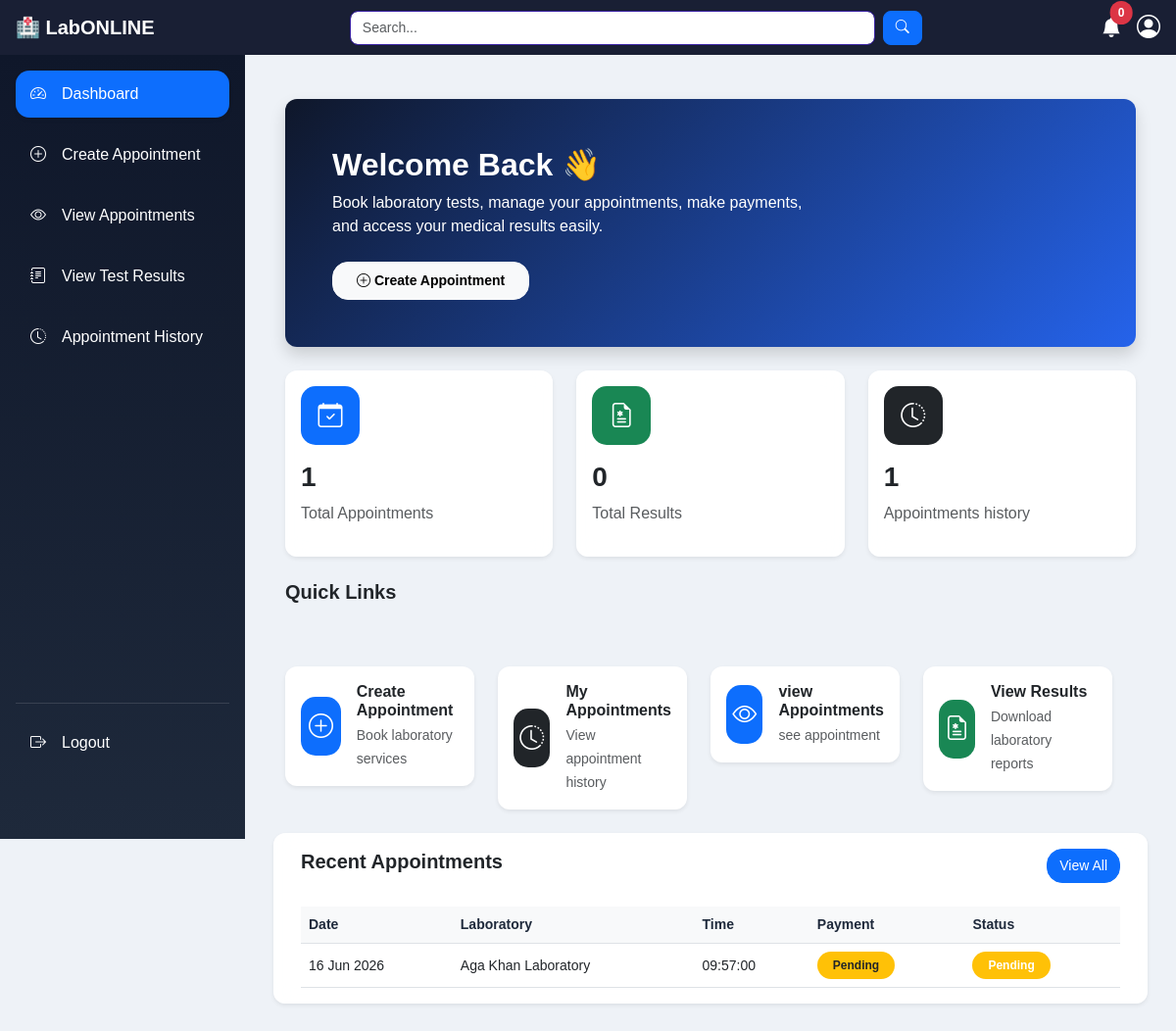
The page /patient/dashboard.php?page=home (signed in) on the database as committed earlier.
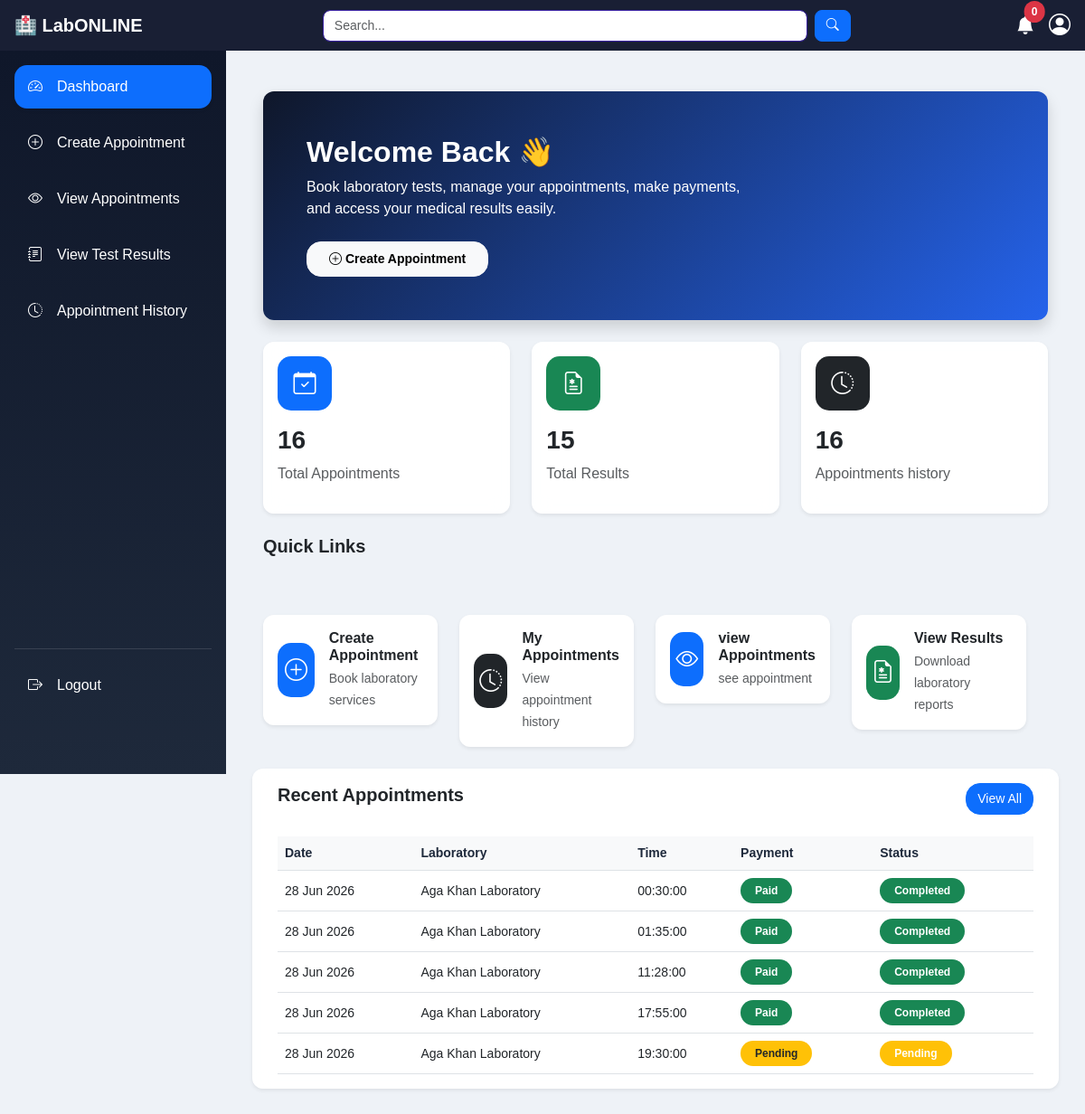
The same page on the database as committed later.
### tables this page shows
CREATE TABLE `appointments` (
  `id` int(11) NOT NULL,
  `rebooked_from_id` int(11) DEFAULT NULL,
  `patient_id` int(11) DEFAULT NULL,
  `doctor_id` int(11) DEFAULT NULL,
  `laboratory_id` int(11) DEFAULT NULL,
  `appointment_date` date DEFAULT NULL,
  `appointment_time` time DEFAULT NULL,
  `type` enum('lab_test','consultation') DEFAULT NULL,
  `sample_collection` enum('home','lab') DEFAULT NULL,
  `address` text DEFAULT NULL,
  `notes` text DEFAULT NULL,
  `status` enum('pending','paid','approved','rejected','completed','cancelled') DEFAULT 'pending',
  `priority` enum('normal','urgent') NOT NULL DEFAULT 'normal',
  `created_at` timestamp NOT NULL DEFAULT current_timestamp(),
  `rejection_reason` text DEFAULT NULL
);

CREATE TABLE `laboratories` (
  `id` int(11) NOT NULL,
  `labo_name` varchar(100) NOT NULL,
  `labo_address` text NOT NULL,
  `location` varchar(255) NOT NULL,
  `available_tests` text DEFAULT NULL,
  `user_id` int(11) NOT NULL
);

### patient/dashboard.php (called while the page is built, shortened)
<?php
include "../shared/layout.php";
?>

### includes/session_user.php (called while the page is built, shortened)
<?php
function getCurrentUserId(): int
{
    return (int) ($_SESSION['user_id'] ?? 0);
}

### repositories/AppointmentRepository.php (called while the page is built, shortened)
<?php
class AppointmentRepository
{
    private mysqli $conn;
    public function __construct(mysqli $conn)
    {
        $this->conn = $conn;
    }
    public function getByPatientId(int $patientUserId): array
{
    $stmt=$this->conn->prepare(
    "SELECT a.*,
    d.full_name AS doctor_name,
    l.labo_name,
    p.payment_status
    FROM appointments a
    LEFT JOIN users d
    ON d.id=a.doctor_id
    LEFT JOIN laboratories l
    ON l.id=a.laboratory_id
    LEFT JOIN payments p
    ON p.appointment_id=a.id
    WHERE a.patient_id=?
    AND NOT EXISTS (
        SELECT 1
        FROM appointments r
        WHERE r.rebooked_from_id = a.id
    )
    ORDER BY
    a.appointment_date DESC"
    );
    $stmt->bind_param(
        'i',
        $patientUserId
    );
    $stmt->execute();
    return $stmt->get_result()
    ->fetch_all(MYSQLI_ASSOC);
}
    public function countByPatientAndStatus(
        int $patientId,
        string $status
    ): int
    {
        $stmt=$this->conn->prepare(
            "SELECT COUNT(*) AS total
             FROM appointments
             WHERE patient_id=?
             AND status=?"
        );
        $stmt->bind_param(
            'is',
            $patientId,
            $status
        );
        $stmt->execute();
        $row=$stmt->get_result()->fetch_assoc();
        return (int)($row['total'] ?? 0);
    }
}

### repositories/TestResultRepository.php (called while the page is built, shortened)
<?php
class TestResultRepository
{
    private mysqli $conn;
    public function __construct(mysqli $conn)
    {
        $this->conn = $conn;
    }
    public function getByPatientUserId(int $patientUserId): array
    {
        $sql = "SELECT tr.id, tr.result_file, tr.remarks, tr.status, tr.uploaded_at,
                       a.id AS appointment_id, a.appointment_date
                FROM test_results tr
                JOIN appointments a ON a.id = tr.appointment_id
                WHERE a.patient_id = ?
                ORDER BY tr.uploaded_at DESC";
        $stmt = $this->conn->prepare($sql);
        $stmt->bind_param('i', $patientUserId);
        $stmt->execute();
        return $stmt->get_result()->fetch_all(MYSQLI_ASSOC);
    }
}

### includes/helpers.php (called while the page is built, shortened)
<?php
function e(?string $value): string
{
    return htmlspecialchars((string) $value, ENT_QUOTES, 'UTF-8');
}
function formatDate(?string $date): string
{
    return date('d M Y', strtotime($date));
}

### patient/content/home.php (the view)
<?php
$appointmentRepo = new AppointmentRepository($conn);
$resultRepo = new TestResultRepository($conn);
$patientId = getCurrentUserId();
$appointmentCount =
$appointmentRepo->countByPatientAndStatus(
    $patientId,
    'pending'
)
+
$appointmentRepo->countByPatientAndStatus(
    $patientId,
    'approved'
)
+
$appointmentRepo->countByPatientAndStatus(
    $patientId,
    'completed'
);
$resultCount =
count(
$resultRepo->getByPatientUserId($patientId)
);
$historyCount =
count(
$appointmentRepo->getByPatientId($patientId)
);
$recentAppointments =
$appointmentRepo->getByPatientId($patientId);
?>
<div class="container-fluid">
    <div class="card welcome-card text-white shadow border-0 mb-4">
        <div class="card-body p-5">
            <div class="row align-items-center">
                <div class="col-md-8">
                    <h2 class="fw-bold">
                        Welcome Back 👋
                    </h2>
                    <p class="mb-4">
                        Book laboratory tests, manage your appointments, make payments, and access your medical
                        results easily.
                    </p>
                    <a href="?page=create_appointment" class="btn btn-light rounded-4 px-4 py-2 fw-semibold">
                        <i class="bi bi-plus-circle"></i>
                        Create Appointment
                    </a>
                </div>
            </div>
        </div>
    </div>
    <div class="row g-4">
        <div class="col-md-4">
            <div class="card glass-card shadow-sm h-100">
                <div class="card-body">
                    <div class="icon-box bg-primary mb-3">
                        <i class="bi bi-calendar-check"></i>
                    </div>
                    <h3 class="fw-bold">
                        <?= $appointmentCount ?? 0 ?>
                    </h3>
                    <p class="text-muted">
                        Total Appointments
                    </p>
                </div>
            </div>
        </div>
        <div class="col-md-4">
            <div class="card glass-card shadow-sm h-100">
                <div class="card-body">
                    <div class="icon-box bg-success mb-3">
                        <i class="bi bi-file-earmark-medical"></i>
                    </div>
                    <h3 class="fw-bold">
                        <?= $resultCount ?? 0 ?>
                    </h3>
                    <p class="text-muted">
                        Total Results
                    </p>
                </div>
            </div>
        </div>
        <div class="col-md-4">
            <div class="card glass-card shadow-sm h-100">
                <div class="card-body">
                    <div class="icon-box bg-dark mb-3">
                        <i class="bi bi-clock-history"></i>
                    </div>
                    <h3 class="fw-bold">
                        <?= $historyCount ?? 0 ?>
                    </h3>
                    <p class="text-muted">
                        Appointments history
                    </p>
                </div>
            </div>
        </div>
        <div class="d-flex justify-content-between align-items-center mt-4 mb-3">
            <h5 class="fw-bold mb-0">
                Quick Links
            </h5>
        </div>
        <div class="row g-4">
            <div class="col-md-3">
                <a href="?page=create_appointment"
                    class="card quick-link shadow-sm border-0 text-decoration-none text-dark">
                    <div class="card-body d-flex align-items-center gap-3">
                        <div class="icon-box bg-primary">
                            <i class="bi bi-plus-circle"></i>
                        </div>
                        <div>
                            <h6 class="fw-bold mb-1">
                                Create Appointment
                            </h6>
                            <small class="text-muted">
                                Book laboratory services
                            </small>
                        </div>
                    </div>
                </a>
            </div>
            <div class="col-md-3">
                <a href="?page=appointment_history"
                    class="card quick-link shadow-sm border-0 text-decoration-none text-dark">
                    <div class="card-body d-flex align-items-center gap-3">
                        <div class="icon-box bg-dark">
                            <i class="bi bi-clock-history"></i>
                        </div>
                        <div>
                            <h6 class="fw-bold mb-1">
                                My Appointments
                            </h6>
                            <small class="text-muted">
                                View appointment history
                            </small>
                        </div>
                    </div>
                </a>
            </div>
            <div class="col-md-3">
                <a href="?page=view_appointments"
                    class="card quick-link shadow-sm border-0 text-decoration-none text-dark">
                    <div class="card-body d-flex align-items-center gap-3">
                        <div class="icon-box bg-primary">
                            <i class="bi bi-eye"></i>
                        </div>
                        <div>
                            <h6 class="fw-bold mb-1">
                                view Appointments
                            </h6>
                            <small class="text-muted">
                                see appointment
                            </small>
                        </div>
                    </div>
                </a>
            </div>
            <div class="col-md-3">
                <a href="?page=view_test_results"
                    class="card quick-link shadow-sm border-0 text-decoration-none text-dark">
                    <div class="card-body d-flex align-items-center gap-3">
                        <div class="icon-box bg-success">
                            <i class="bi bi-file-earmark-medical"></i>
                        </div>
                        <div>
                            <h6 class="fw-bold mb-1">
                                View Results
                            </h6>
                            <small class="text-muted">
                                Download laboratory reports
                            </small>
                        </div>
                    </div>
                </a>
            </div>
        </div>
        <div class="card glass-card shadow-sm mt-4 border-0">
            <div class="card-body">
                <div class="d-flex justify-content-between align-items-center mb-4">
                    <h5 class="fw-bold">
                        Recent Appointments
                    </h5>
                    <a href="?page=view_appointments" class="btn btn-primary rounded-4">
                        View All
                    </a>
                </div>
                <div class="table-responsive">
                    <table class="table align-middle">
                        <thead class="table-light">
                            <tr>
                                <th>Date</th>
                                <th>Laboratory</th>
                                <th>Time</th>
                                <th>Payment</th>
                                <th>Status</th>
                            </tr>
                        </thead>
                        <tbody>
                            <?php if(empty($recentAppointments)): ?>
                            <tr>
                                <td colspan="5" class="text-center text-muted py-4">
                                    <i class="bi bi-calendar-x fs-3 d-block mb-2"></i>
                                    No appointments found
                                </td>
                            </tr>
                            <?php else: ?>
                            <?php foreach(array_slice($recentAppointments,0,5 )as $row): ?>
                            <tr>
                                <td>
                                    <?= formatDate($row['appointment_date']); ?>
                                </td>
                                <td>
                                    <?= e($row['labo_name'] ?? 'Laboratory'); ?>
                                </td>
                                <td>
                                    <?= e($row['appointment_time']); ?>
                                </td>
                                <td>
                                    <?php if(($row['payment_status'] ?? '') == 'paid'): ?>
                                    <span class="badge bg-success rounded-pill px-3 py-2">
                                        Paid
                                    </span>
                                    <?php else: ?>
                                    <span class="badge bg-warning text-dark rounded-pill px-3 py-2">
                                        Pending
                                    </span>
                                    <?php endif; ?>
                                </td>
                                <td>
                                    <?php
                                $status = $row['status'];
                                $badge = match($status){
                                    'completed' => 'success',
                                    'approved' => 'primary',
                                    'pending' => 'warning',
                                    'rejected' => 'danger',
                                    default => 'secondary'};
                                    ?>
                                    <span class="badge bg-<?= $badge ?> rounded-pill px-3 py-2">
                                        <?= ucfirst($status); ?>
                                    </span>
                                </td>
                            </tr>
                            <?php endforeach; ?>
                            <?php endif; ?>
                        </tbody>
                    </table>
                </div>
            </div>
        </div>
    </div>

Rows that differ between the two databases and show on the page:
no longer on this page (row edited): appointments: appointment_date "16 Jun 2026", laboratory.labo_name "Aga Khan Laboratory", appointment_time "09:57:00", shows "Pending", status "Pending"
added appointments: appointment_date "28 Jun 2026", laboratory.labo_name "Aga Khan Laboratory", appointment_time "00:30:00", shows "Paid", status "Completed"
added appointments: appointment_date "28 Jun 2026", laboratory.labo_name "Aga Khan Laboratory", appointment_time "01:35:00", shows "Paid", status "Completed"
added appointments: appointment_date "28 Jun 2026", laboratory.labo_name "Aga Khan Laboratory", appointment_time "11:28:00", shows "Paid", status "Completed"
added appointments: appointment_date "28 Jun 2026", laboratory.labo_name "Aga Khan Laboratory", appointment_time "17:55:00", shows "Paid", status "Completed"
added appointments: appointment_date "28 Jun 2026", laboratory.labo_name "Aga Khan Laboratory", appointment_time "19:30:00", shows "Pending", status "Pending"
Other text that changed with them:
$appointmentCount: "1" → "16"
$resultCount: "0" → "15"
$historyCount: "1" → "16"
